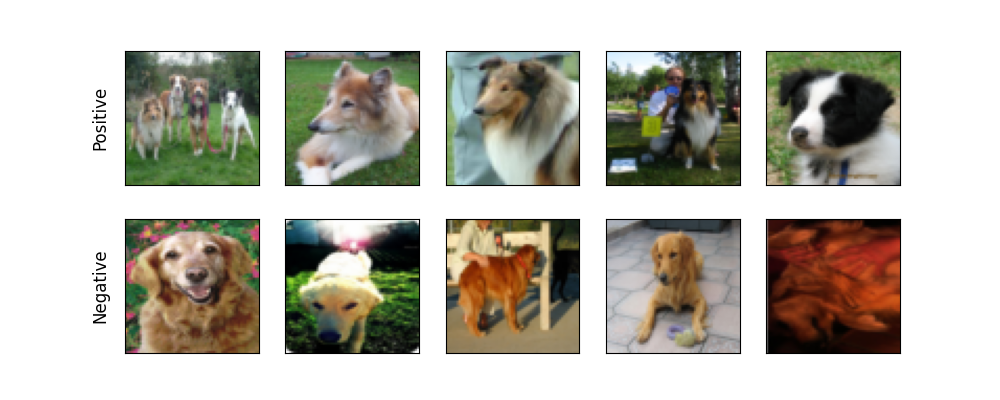

The script that saved this image:
"""
EECS 445 - Introduction to Machine Learning
Winter 2026  - Project 2

Visualize Dogs
    This will open up a window displaying randomly selected training
    images for positive and negative labels. Click on the figure to
    refresh with a set of new images. You can save the images using
    the save button. Close the window to break out of the loop.

    Usage: python visualize_labels.py
"""

import matplotlib.pyplot as plt
import numpy as np

from dataset import resize, ImageStandardizer, DogsDataset
from utils import set_random_seed


def main():
    set_random_seed()
    
    training_set = DogsDataset("train")
    training_set.X = resize(training_set.X)

    positive_idx = np.where(training_set.y == 1)[0]
    negative_idx = np.where(training_set.y == 0)[0]

    standardizer = ImageStandardizer()
    standardizer.fit(training_set.X)

    N = 5

    fig, axes = plt.subplots(nrows=2, ncols=N, figsize=(2 * N, 2 * 2))

    pad = 3
    axes[0, 0].annotate(
        "Positive",
        xy=(0, 0.5),
        xytext=(-axes[0, 0].yaxis.labelpad - pad, 0),
        xycoords=axes[0, 0].yaxis.label,
        textcoords="offset points",
        size="large",
        ha="right",
        va="center",
        rotation="vertical",
    )
    axes[1, 0].annotate(
        "Negative",
        xy=(0, 0.5),
        xytext=(-axes[1, 0].yaxis.labelpad - pad, 0),
        xycoords=axes[1, 0].yaxis.label,
        textcoords="offset points",
        size="large",
        ha="right",
        va="center",
        rotation="vertical",
    )

    for ax in axes.flatten():
        ax.set_xticks([])
        ax.set_yticks([])

    # Generate the images
    while True:
        rand_pos_idx = np.random.choice(positive_idx, size=N, replace=False)
        rand_neg_idx = np.random.choice(negative_idx, size=N, replace=False)

        X_pos = []
        for idx in rand_pos_idx:
            X_pos.append(training_set.X[idx])

        for i, xi in enumerate(X_pos):
            axes[0, i].imshow(xi)

        X_neg = []
        for idx in rand_neg_idx:
            X_neg.append(training_set.X[idx])

        for i, xi in enumerate(X_neg):
            axes[1, i].imshow(xi)

        plt.draw()
        fig = plt.gcf()
        plt.savefig("visualize_labels.png")
        print("Saved figure to visualize_labels.png.")

        def on_close(event):
            exit()

        fig.canvas.mpl_connect('close_event', on_close)

        if plt.waitforbuttonpress():
            break

    plt.close()


if __name__ == "__main__":
    main()
